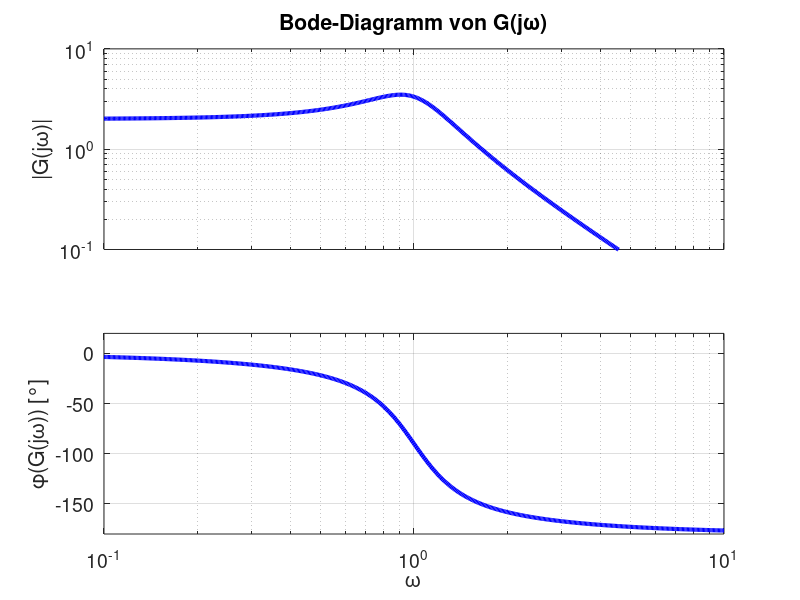

Write the MATLAB code that produced this figure.
% Parameter (Beispiel für Resonanzsystem mit Durchtrittsfrequenz ~1)
g = 2;       % Anfangsverstärkung > 1
omega = logspace(-1,1,500); % Frequenz 0.1 bis 10

% Übertragungsfunktion G(jw) = g / (1 + 2*zeta*(j*w/wn) + (j*w/wn)^2)
% Wir setzen wn=1 für Normalisierung, Dämpfung zeta ~0.3 für Resonanz
zeta = 0.3;
wn = 1;
s = 1i*omega/wn;
G = g ./ (1 + 2*zeta*s + s.^2);

% Betrag und Phase
mag = abs(G);
phase = angle(G)*180/pi;

% Plot
figure('Position',[100 100 700 500])

% Betrag
subplot(2,1,1)
loglog(omega,mag,'LineWidth',3,'Color','b')
grid on
title('Bode-Diagramm von G(j\omega)','FontSize',16,'FontWeight','bold')
ylabel('|G(j\omega)|','FontSize',14)
set(gca,'FontSize',14)
xlim([0.1 10])
ylim([1e-1 10])  % Start oberhalb 1, deshalb y-Limit angepasst

% x-Achse Label erst im letzten Plot
set(gca, 'XTickLabel', [])

% Phase
subplot(2,1,2)
semilogx(omega, phase,'LineWidth',3,'Color','b')
grid on
xlabel('\omega','FontSize',14)
ylabel('\phi(G(j\omega)) [°]','FontSize',14)
xlim([0.1 10])
ylim([-180 20])
set(gca,'FontSize',14)
